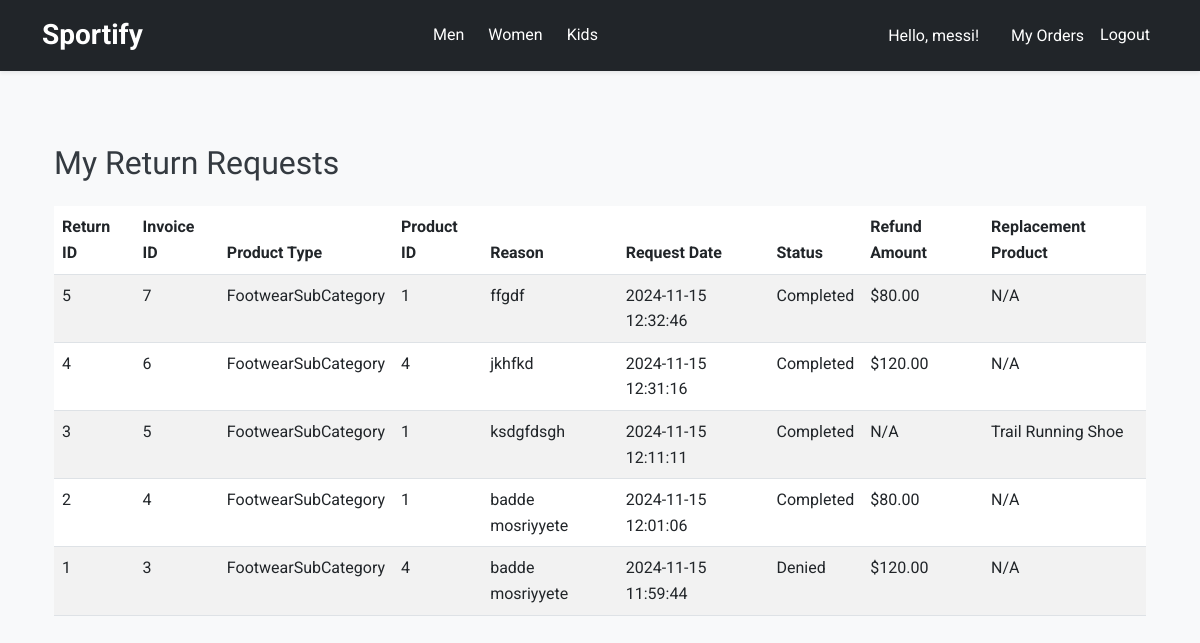
The app's page /my_returns (signed in) with its own data.
### models.py (models this page shows, shortened)
class User(db.Model,UserMixin):
    __tablename__ = 'users'
    uid = db.Column(db.Integer, primary_key=True)
    username = db.Column(db.String, nullable=False)
    password = db.Column(db.String, nullable=False)
    role = db.Column(db.String)
    description = db.Column(db.String)

class ReturnRequest(db.Model):
    __tablename__ = 'return_requests'
    id = db.Column(db.Integer, primary_key=True)
    invoice_id = db.Column(db.Integer, db.ForeignKey('invoices.invoice_id'), nullable=False)
    user_id = db.Column(db.Integer, db.ForeignKey('users.uid'), nullable=False)
    product_id = db.Column(db.Integer, nullable=False)
    product_type = db.Column(db.String, nullable=False)
    reason = db.Column(db.String, nullable=False)
    request_date = db.Column(db.DateTime, nullable=False, default=datetime.utcnow)
    status = db.Column(db.String, nullable=False, default='Pending')  # Possible statuses: Pending, Approved, Denied, Completed
    refund_amount = db.Column(db.Float, nullable=True)
    replacement_product_id = db.Column(db.Integer, nullable=True)
    quantity = db.Column(db.Integer, nullable=False, default=1)  # **New Field**
    user = db.relationship('User', backref='return_requests')
    invoice = db.relationship('Invoice', backref='return_requests')
    def get_product(self):
        model_mapping = {
            'FootwearSubCategory': FootwearSubCategory,
            'ActivewearSubCategory': ActivewearSubCategory,
            'BottomsSubCategory': BottomsSubCategory,
            'OuterwearSubCategory': OuterwearSubCategory,
            'RecoverySubCategory': RecoverySubCategory,
            'AccessoriesSubCategory': AccessoriesSubCategory,
            'SwimwearSubCategory': SwimwearSubCategory,
            'CompressionSubCategory': CompressionSubCategory,
            'SpecialtySportswearSubCategory': SpecialtySportswearSubCategory,
            'ProtectiveGearSubCategory': ProtectiveGearSubCategory
        }
        model = model_mapping.get(self.product_type)
        if model:
            return model.query.get(self.product_id)
        return None

class FootwearSubCategory(db.Model):
    __tablename__ = 'footwear_subcategories'
    id = db.Column(db.Integer, primary_key=True)
    footwear_id = db.Column(db.Integer, db.ForeignKey('footwear.id'), nullable=False)
    type = db.Column(db.String, nullable=False)
    price = db.Column(db.Float, nullable=False)
    size = db.Column(db.String, nullable=False)
    quantity = db.Column(db.Integer, nullable=False, default=0)
    for_gender = db.Column(db.String, nullable=False)
    image = db.Column(db.String, nullable=True)

### routes.py (the view)
    @app.route("/my_returns", methods=["GET"])
    @login_required
    def my_returns():
        return_requests = ReturnRequest.query.filter_by(user_id=current_user.uid).order_by(ReturnRequest.request_date.desc()).all()
        return render_template("my_returns.html", return_requests=return_requests)

### app.py (called while the page is built)
def create_app():
    app = Flask(__name__, template_folder='templates')
    csrf = CSRFProtect(app)
    app.config['SQLALCHEMY_DATABASE_URI'] = 'sqlite:///C:/Users/jad/Desktop/503m-project/front-end-503m/dbapplication/testdb.db'
    app.secret_key = 'Some Key'
    app.config['SECRET_KEY'] = 'tQa$L5Cu6^*yu"V'
    app.secret_key = app.config['SECRET_KEY']
    db.init_app(app)
    CORS(app, supports_credentials=True)
    login_manager = LoginManager()
    login_manager.init_app(app)
    secret_key = app.secret_key
    bcrypt = Bcrypt(app)
    from models import User
    @login_manager.user_loader
    def load_user(uid):
        return User.query.get(uid)
    bcrypt = Bcrypt(app)
    from routes import register_routes
    register_routes(app, db, bcrypt)
    migrate = Migrate(app, db)
    return app

### templates/my_returns.html (shortened to what this page needs)
{% extends "base.html" %} {% block title %}My Returns - Sportify{% endblock %}
{% block content %}
<section class="my-returns py-5">
  <div class="container">
    <h2 class="mb-4">My Return Requests</h2>
    <table class="table table-striped">
      <thead>
        <tr>
          <th>Return ID</th>
          <th>Invoice ID</th>
          <th>Product Type</th>
          <th>Product ID</th>
          <th>Reason</th>
          <th>Request Date</th>
          <th>Status</th>
          <th>Refund Amount</th>
          <th>Replacement Product</th>
        </tr>
      </thead>
      <tbody>
        {% for return_req in return_requests %}
        <tr>
          <td>{{ return_req.id }}</td>
          <td>{{ return_req.invoice_id }}</td>
          <td>{{ return_req.product_type }}</td>
          <td>{{ return_req.product_id }}</td>
          <td>{{ return_req.reason }}</td>
          <td>{{ return_req.request_date.strftime('%Y-%m-%d %H:%M:%S') }}</td>
          <td>{{ return_req.status }}</td>
          <td>
            {% if return_req.refund_amount %} ${{
            "{:.2f}".format(return_req.refund_amount) }} {% else %} N/A {% endif
            %}
          </td>
          <td>
            {% if return_req.replacement_product_id %} {% set
            replacement_product = return_req.get_product() %} {% if
            replacement_product %} {{ replacement_product.type }} {% else %} N/A
            {% endif %} {% else %} N/A {% endif %}
          </td>
        </tr>
        {% endfor %}
      </tbody>
    </table>
  </div>
</section>
{% endblock %}

### templates/base.html (shortened to what this page needs)
<!DOCTYPE html>
<html lang="en">
  <head>
    <link
      href="https://cdn.jsdelivr.net/npm/bootstrap@5.3.0/dist/css/bootstrap.min.css"
      rel="stylesheet"
    />
    <link
      rel="stylesheet"
      href="https://cdnjs.cloudflare.com/ajax/libs/font-awesome/6.4.0/css/all.min.css"
    />
    <link
      rel="stylesheet"
      href="{{ url_for('static', filename='css/styles.css') }}"
    />
  </head>
  <body>
    <nav
      class="navbar navbar-expand-lg navbar-dark bg-dark fixed-top shadow-sm"
    >
      <div class="container">
        <a class="navbar-brand fw-bold" href="{{ url_for('index') }}"
          >Sportify</a
        >
        <div class="collapse navbar-collapse" id="navbarNav">
          <ul class="navbar-nav mx-auto mb-2 mb-lg-0">
            <li class="nav-item">
              <a
                class="nav-link btn btn-outline-light btn-sm me-2"
                href="{{ url_for('men') }}"
                >Men</a
              >
            </li>
            <li class="nav-item">
              <a
                class="nav-link btn btn-outline-light btn-sm me-2"
                href="{{ url_for('women') }}"
                >Women</a
              >
            </li>
            <li class="nav-item">
              <a
                class="nav-link btn btn-outline-light btn-sm me-2"
                href="{{ url_for('kids') }}"
                >Kids</a
              >
            </li>
          </ul>
          <ul class="navbar-nav align-items-center">
            {% if current_user.is_authenticated %}
            <li class="nav-item me-3">
              <a class="nav-link" href="#"
                >Hello, {{ current_user.username }}!</a
              >
            </li>
            <li class="nav-item">
              <a class="nav-link" href="{{ url_for('view_orders') }}"
                >My Orders</a
              >
            </li>
            <li class="nav-item">
              <a
                class="nav-link btn btn-outline-light btn-sm"
                href="{{ url_for('logout') }}"
                >Logout</a
              >
            </li>
            {% endif %}
          </ul>
        </div>
      </div>
    </nav>
    <div class="container mt-5 pt-5">
      {% block content %}{% endblock %}
    </div>
  </body>
</html>

### static/css/styles.css (style rules this page uses)
body { font-family: 'Roboto', sans-serif; background-color: #f8f9fa; color: #343a40; line-height: 1.6; }
h1, h2, h3, h4, h5, h6 { font-family: 'Oswald', sans-serif; color: #343a40; }
.navbar { font-size: 1rem; }
.navbar-brand { font-size: 1.75rem; font-weight: 700; }
.nav-link { font-size: 1rem; color: #ffffff !important; }
.nav-link.btn { border-radius: 20px; padding: 0.5rem 1rem; }
.shadow-sm { box-shadow: 0 .125rem .25rem rgba(0,0,0,.075)!important; }

### records on screen
User: username "messi"
ReturnRequest: id "5", invoice_id "7", product_type "FootwearSubCategory", product_id "1", reason "ffgdf", request_date "2024-11-15 12:32:46", status "Completed", refund_amount "80.00", shows "N/A"
ReturnRequest: id "4", invoice_id "6", product_type "FootwearSubCategory", product_id "4", reason "jkhfkd", request_date "2024-11-15 12:31:16", status "Completed", refund_amount "120.00", shows "N/A"
ReturnRequest: id "3", invoice_id "5", product_type "FootwearSubCategory", product_id "1", reason "ksdgfdsgh", request_date "2024-11-15 12:11:11", status "Completed", shows "N/A"
FootwearSubCategory: type "Trail Running Shoe"
ReturnRequest: id "2", invoice_id "4", product_type "FootwearSubCategory", product_id "1", reason "badde mosriyyete", request_date "2024-11-15 12:01:06", status "Completed", refund_amount "80.00", shows "N/A"
ReturnRequest: id "1", invoice_id "3", product_type "FootwearSubCategory", product_id "4", reason "badde mosriyyete", request_date "2024-11-15 11:59:44", status "Denied", refund_amount "120.00", shows "N/A"
